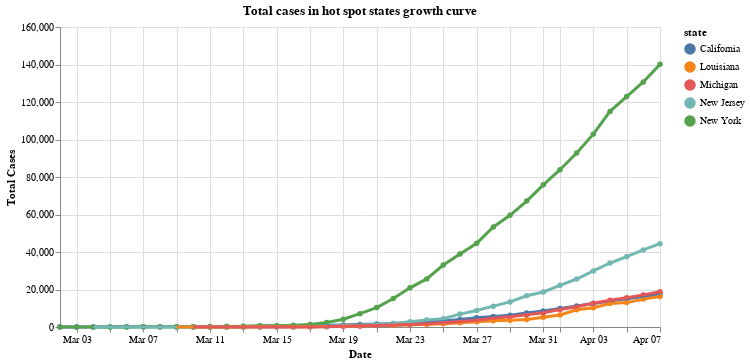

The notebook cell this image was saved under:
### Markdown cell above
## 3 - Examining case growth curves in "hot spot" states
We defined 'hot spot' states as those who make up more than 4% of the country's cases on the latest date recorded

### Code cell
us_states['date'] = pd.to_datetime(us_states['date'], format="%Y/%m/%d")

recent_cases = us_states[us_states['date']>"2020-03-1"]
hotspot_threshold=total_cases*.04

states_slow_growth = recent_cases[recent_cases['date']==latest_date]
states_slow_growth = states_slow_growth[states_slow_growth['cases']<hotspot_threshold]
states_slow_growth= states_slow_growth["state"]
recent_cases_hot_spot = recent_cases[~recent_cases.state.isin(states_slow_growth)]

scales = alt.selection_interval(bind='scales')
highlight = alt.selection(type='single', on='mouseover', fields=['state'], nearest=True)

base = alt.Chart(recent_cases_hot_spot).mark_line(point=True).encode(
    y=alt.Y('cases:Q', axis=alt.Axis(title='Total Cases')),
#     x='date:T',
    x=alt.X('date:T', axis=alt.Axis(format='%b %d', title='Date')),
#     y='cases:Q',
    color='state:N',
    tooltip=['state', 'cases', 'date']
)


points = base.mark_circle().encode(
    opacity=alt.value(1)
).add_selection(
    highlight
).properties(
    width=600,
    title='Total cases in hot spot states growth curve'
)


lines = base.mark_line().encode(
    size=alt.condition(~highlight, alt.value(1.25), alt.value(3))
)

display(points + lines)

### Figure 1 — Vega-Lite specification as saved in the notebook (floating-point values rounded to 4 significant figures; data arrays with more than 128 entries replaced by an {"elided": "..."} marker saying what was removed)
{"config": {"view": {"continuousWidth": 400, "continuousHeight": 300}}, "layer": [{"mark": "circle", "encoding": {"color": {"type": "nominal", "field": "state"}, "opacity": {"value": 1}, "tooltip": [{"type": "nominal", "field": "state"}, {"type": "quantitative", "field": "cases"}, {"type": "temporal", "field": "date"}], "x": {"type": "temporal", "axis": {"format": "%b %d", "title": "Date"}, "field": "date"}, "y": {"type": "quantitative", "axis": {"title": "Total Cases"}, "field": "cases"}}, "selection": {"selector215": {"type": "single", "on": "mouseover", "fields": ["state"], "nearest": true}}, "title": "Total cases in hot spot states growth curve", "width": 600}, {"mark": "line", "encoding": {"color": {"type": "nominal", "field": "state"}, "size": {"condition": {"value": 1.25, "selection": {"not": "selector215"}}, "value": 3}, "tooltip": [{"type": "nominal", "field": "state"}, {"type": "quantitative", "field": "cases"}, {"type": "temporal", "field": "date"}], "x": {"type": "temporal", "axis": {"format": "%b %d", "title": "Date"}, "field": "date"}, "y": {"type": "quantitative", "axis": {"title": "Total Cases"}, "field": "cases"}}}], "data": {"name": "data-78bf4e8a6cc4b526fb22ddfa2955ef0b"}, "$schema": "https://vega.github.io/schema/vega-lite/v4.0.2.json", "datasets": {"data-78bf4e8a6cc4b526fb22ddfa2955ef0b": {"elided": "168 records"}}}
